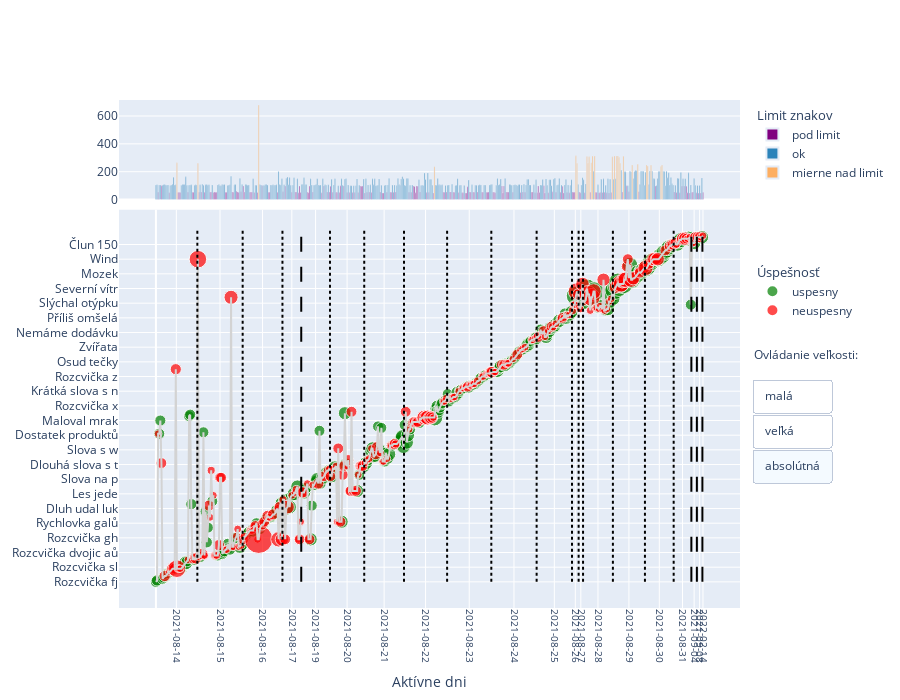

The notebook cell this image was saved under:
### Code cell
f = create_user_activity_plotly(get_user_logs_with_additional_info(valid_final_logs, 27289517, absolute_order_dict), data_item)
f.write_html("../interaktivne_viz/riesi_vela_uloh.html")

### Figure 1 — Plotly figure (JSON) as saved in the notebook; plotly's stock layout.template omitted (floating-point values rounded to 4 significant figures; data arrays with more than 128 entries replaced by an {"elided": "..."} marker saying what was removed)
{"data": [{"customdata": {"elided": "178x20 mixed values"}, "hovertemplate": "Úloha: %{y} <br> Počet znakov: %{customdata[6]} <br>Čas riešenia v sek: %{customdata[20]} <br>Počet chýb: %{customdata[11]}<extra></extra>", "legendgroup": "1", "legendgrouptitle": {"text": "Limit znakov"}, "marker": {"color": "#800080"}, "name": "pod limit", "type": "bar", "x": {"elided": "178 int values"}, "xaxis": "x", "y": {"elided": "178 int values"}, "yaxis": "y"}, {"customdata": {"elided": "292x20 mixed values"}, "hovertemplate": "Úloha: %{y} <br> Počet znakov: %{customdata[6]} <br>Čas riešenia v sek: %{customdata[20]} <br>Počet chýb: %{customdata[11]}<extra></extra>", "legendgroup": "1", "legendgrouptitle": {"text": "Limit znakov"}, "marker": {"color": "#2b83ba"}, "name": "ok", "type": "bar", "x": {"elided": "292 int values"}, "xaxis": "x", "y": {"elided": "292 int values"}, "yaxis": "y"}, {"customdata": {"elided": "26x20 mixed values"}, "hovertemplate": "Úloha: %{y} <br> Počet znakov: %{customdata[6]} <br>Čas riešenia v sek: %{customdata[20]} <br>Počet chýb: %{customdata[11]}<extra></extra>", "legendgroup": "1", "legendgrouptitle": {"text": "Limit znakov"}, "marker": {"color": "#fdae61"}, "name": "mierne nad limit", "type": "bar", "x": [19, 38, 93, 252, 380, 381, 390, 391, 392, 394, 395, 397, 413, 415, 417, 418, 419, 420, 423, 431, 436, 444, 445, 448, 457, 458], "xaxis": "x", "y": [264, 261, 679, 236, 314, 261, 310, 263, 307, 265, 312, 312, 307, 312, 312, 312, 304, 260, 311, 248, 253, 248, 241, 246, 238, 248], "yaxis": "y"}, {"customdata": [], "hovertemplate": "Úloha: %{y} <br> Počet znakov: %{customdata[6]} <br>Čas riešenia v sek: %{customdata[20]} <br>Počet chýb: %{customdata[11]}<extra></extra>", "legendgroup": "1", "legendgrouptitle": {"text": "Limit znakov"}, "marker": {"color": "#d7191c"}, "name": "extra nad limit", "type": "bar", "x": [], "xaxis": "x", "y": [], "yaxis": "y"}, {"customdata": {"elided": "236x20 mixed values"}, "hovertemplate": "Úloha: %{y} <br> Počet znakov: %{customdata[6]} <br>Čas riešenia v sek: %{customdata[20]} <br>Počet chýb: %{customdata[11]}<extra></extra>", "legendgroup": "2", "legendgrouptitle": {"text": "Úspešnosť"}, "marker": {"color": "green", "size": {"elided": "236 int values"}, "sizemode": "area", "sizeref": 1.698}, "mode": "markers", "name": "uspesny", "type": "scatter", "x": {"elided": "236 int values"}, "xaxis": "x2", "y": {"elided": "236 str values"}, "yaxis": "y2"}, {"customdata": {"elided": "260x20 mixed values"}, "hovertemplate": "Úloha: %{y} <br> Počet znakov: %{customdata[6]} <br>Čas riešenia v sek: %{customdata[20]} <br>Počet chýb: %{customdata[11]}<extra></extra>", "legendgroup": "2", "marker": {"color": "red", "size": {"elided": "260 int values"}, "sizemode": "area", "sizeref": 1.698}, "mode": "markers", "name": "neuspesny", "type": "scatter", "x": {"elided": "260 int values"}, "xaxis": "x2", "y": {"elided": "260 str values"}, "yaxis": "y2"}, {"line": {"color": "lightgray"}, "mode": "lines", "showlegend": false, "type": "scatter", "x": {"elided": "496 int values"}, "xaxis": "x2", "y": {"elided": "496 str values"}, "yaxis": "y2"}], "layout": {"annotations": [{"align": "left", "showarrow": false, "text": "Ovládanie veľkosti:", "x": 1.02, "xanchor": "left", "xref": "paper", "y": 0.5, "yref": "paper"}], "autosize": true, "height": 700, "legend": {"itemsizing": "constant", "tracegroupgap": 80}, "shapes": [{"line": {"color": "black", "dash": "dot"}, "type": "line", "x0": 37.5, "x1": 37.5, "xref": "x2", "y0": 0, "y1": 240, "yref": "y2"}, {"line": {"color": "black", "dash": "dot"}, "type": "line", "x0": 78.5, "x1": 78.5, "xref": "x2", "y0": 0, "y1": 240, "yref": "y2"}, {"line": {"color": "black", "dash": "dot"}, "type": "line", "x0": 114.5, "x1": 114.5, "xref": "x2", "y0": 0, "y1": 240, "yref": "y2"}, {"line": {"color": "black", "dash": "longdash"}, "type": "line", "x0": 131.5, "x1": 131.5, "xref": "x2", "y0": 0, "y1": 240, "yref": "y2"}, {"line": {"color": "black", "dash": "dot"}, "type": "line", "x0": 157.5, "x1": 157.5, "xref": "x2", "y0": 0, "y1": 240, "yref": "y2"}, {"line": {"color": "black", "dash": "dot"}, "type": "line", "x0": 188.5, "x1": 188.5, "xref": "x2", "y0": 0, "y1": 240, "yref": "y2"}, {"line": {"color": "black", "dash": "dot"}, "type": "line", "x0": 224.5, "x1": 224.5, "xref": "x2", "y0": 0, "y1": 240, "yref": "y2"}, {"line": {"color": "black", "dash": "dot"}, "type": "line", "x0": 263.5, "x1": 263.5, "xref": "x2", "y0": 0, "y1": 240, "yref": "y2"}, {"line": {"color": "black", "dash": "dot"}, "type": "line", "x0": 303.5, "x1": 303.5, "xref": "x2", "y0": 0, "y1": 240, "yref": "y2"}, {"line": {"color": "black", "dash": "dot"}, "type": "line", "x0": 344.5, "x1": 344.5, "xref": "x2", "y0": 0, "y1": 240, "yref": "y2"}, {"line": {"color": "black", "dash": "dot"}, "type": "line", "x0": 376.5, "x1": 376.5, "xref": "x2", "y0": 0, "y1": 240, "yref": "y2"}, {"line": {"color": "black", "dash": "dot"}, "type": "line", "x0": 382.5, "x1": 382.5, "xref": "x2", "y0": 0, "y1": 240, "yref": "y2"}, {"line": {"color": "black", "dash": "dot"}, "type": "line", "x0": 386.5, "x1": 386.5, "xref": "x2", "y0": 0, "y1": 240, "yref": "y2"}, {"line": {"color": "black", "dash": "dot"}, "type": "line", "x0": 413.5, "x1": 413.5, "xref": "x2", "y0": 0, "y1": 240, "yref": "y2"}, {"line": {"color": "black", "dash": "dot"}, "type": "line", "x0": 442.5, "x1": 442.5, "xref": "x2", "y0": 0, "y1": 240, "yref": "y2"}, {"line": {"color": "black", "dash": "dot"}, "type": "line", "x0": 468.5, "x1": 468.5, "xref": "x2", "y0": 0, "y1": 240, "yref": "y2"}, {"line": {"color": "black", "dash": "longdash"}, "type": "line", "x0": 484.5, "x1": 484.5, "xref": "x2", "y0": 0, "y1": 240, "yref": "y2"}, {"line": {"color": "black", "dash": "longdash"}, "type": "line", "x0": 489.5, "x1": 489.5, "xref": "x2", "y0": 0, "y1": 240, "yref": "y2"}, {"line": {"color": "black", "dash": "longdash"}, "type": "line", "x0": 494.5, "x1": 494.5, "xref": "x2", "y0": 0, "y1": 240, "yref": "y2"}], "updatemenus": [{"active": 2, "buttons": [{"args": [{"marker.size": {"elided": "2 rows, 496 int values in total"}, "marker.sizeref": 0.18}], "label": "malá", "method": "update"}, {"args": [{"marker.size": {"elided": "2 rows, 496 int values in total"}, "marker.sizeref": 0.008889}], "label": "veľká", "method": "update"}, {"args": [{"marker.size": {"elided": "2 rows, 496 int values in total"}, "marker.sizeref": 1.698}], "label": "absolútná", "method": "update"}], "name": "marker size", "type": "buttons", "x": 1.02, "xanchor": "left", "y": 0.45}], "xaxis": {"anchor": "y", "domain": [0, 1], "matches": "x2", "showticklabels": false, "tickangle": 90, "tickfont": {"size": 10}, "tickmode": "array", "ticktext": ["2021-08-14", "2021-08-15", "2021-08-16", "2021-08-17", "2021-08-19", "2021-08-20", "2021-08-21", "2021-08-22", "2021-08-23", "2021-08-24", "2021-08-25", "2021-08-26", "2021-08-27", "2021-08-28", "2021-08-29", "2021-08-30", "2021-08-31", "2021-09-04", "2021-09-08", "2022-02-14"], "tickvals": [18.5, 58, 96.5, 123, 144.5, 173, 206.5, 244, 283.5, 324, 360.5, 379.5, 384.5, 400, 428, 455.5, 476.5, 487, 492, 495]}, "xaxis2": {"anchor": "y2", "domain": [0, 1], "tickangle": 90, "tickfont": {"size": 10}, "tickmode": "array", "ticktext": ["2021-08-14", "2021-08-15", "2021-08-16", "2021-08-17", "2021-08-19", "2021-08-20", "2021-08-21", "2021-08-22", "2021-08-23", "2021-08-24", "2021-08-25", "2021-08-26", "2021-08-27", "2021-08-28", "2021-08-29", "2021-08-30", "2021-08-31", "2021-09-04", "2021-09-08", "2022-02-14"], "tickvals": [18.5, 58, 96.5, 123, 144.5, 173, 206.5, 244, 283.5, 324, 360.5, 379.5, 384.5, 400, 428, 455.5, 476.5, 487, 492, 495], "title": {"text": "Aktívne dni"}}, "yaxis": {"anchor": "x", "categoryarray": {"elided": "239 str values"}, "categoryorder": "array", "domain": [0.804, 1], "title": {}}, "yaxis2": {"anchor": "x2", "categoryarray": {"elided": "239 str values"}, "categoryorder": "array", "domain": [0, 0.784]}}}
